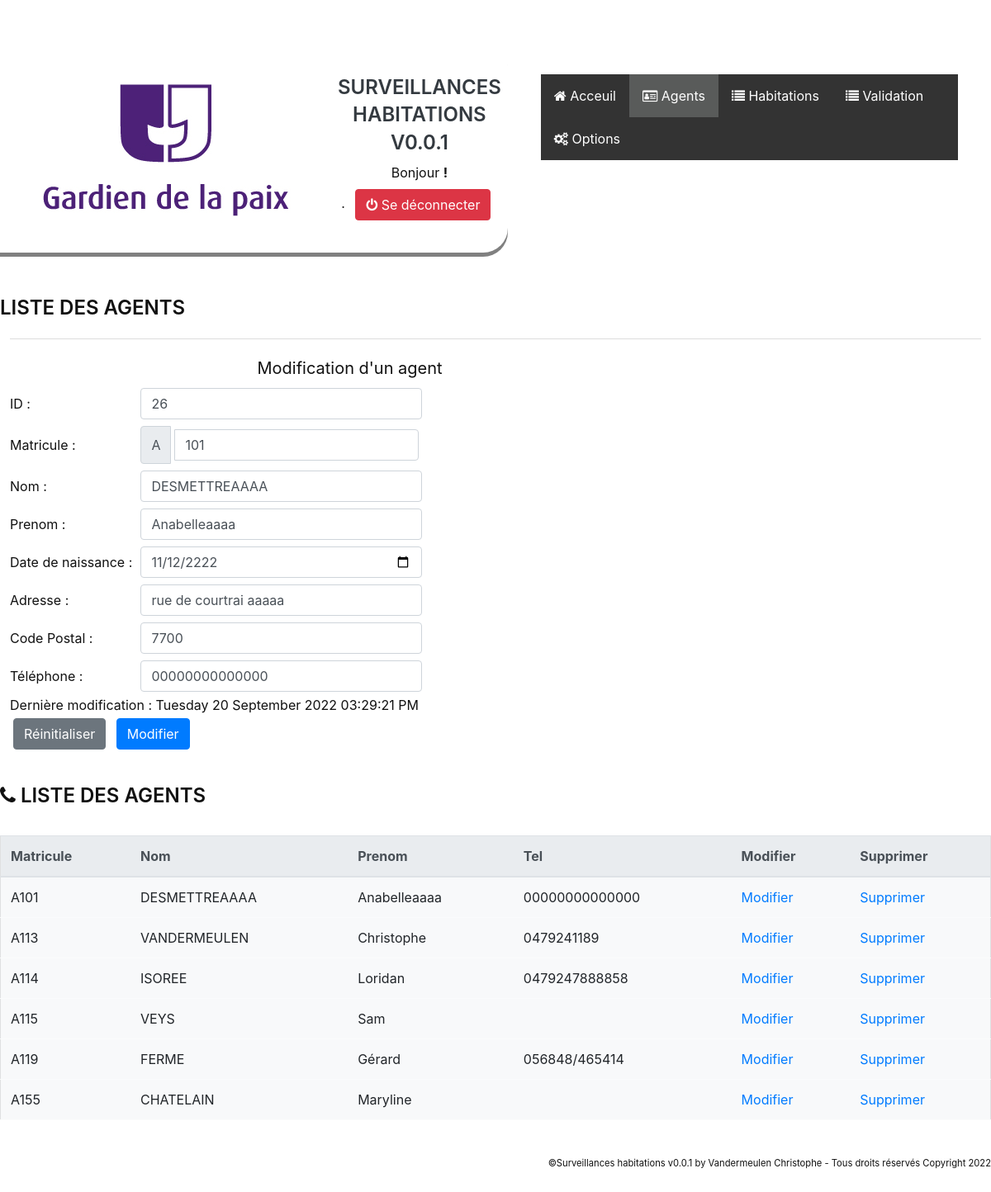
/agents.php?id=26, run on the app's committed database.
### tables this page shows
CREATE TABLE `agents` (
  `id` int NOT NULL AUTO_INCREMENT,
  `nom` varchar(45) DEFAULT NULL,
  `prenom` varchar(45) DEFAULT NULL,
  `datedenaissance` date DEFAULT NULL,
  `matricule` varchar(45) DEFAULT NULL,
  `adresse` varchar(45) DEFAULT NULL,
  `cp` varchar(45) DEFAULT NULL,
  `tel` varchar(45) DEFAULT NULL,
  `dateupdate` varchar(45) DEFAULT NULL,
  PRIMARY KEY (`id`)
);

### agents.php (the view, shortened to what this page needs)
<?php
require_once('menu.php');
$position = ($_GET['id']) ?? null;
if (isset($position)) {
    $agents = $db->query('select*from agents where id=' . $position . '') or die(print_r($db->errorInfo()));
    while ($donnees = $agents->fetch()) {
        $infoagent = $donnees;
    }
}
?>
<!DOCTYPE html>
<html lang="en">
<head>
</head>
<body>
    <form action="sauvegarde.php" method="POST" enctype="multipart/form-data">
    <h1>Liste des agents </h1>
        <fieldset>
            <?php if ($position === null) : ?>
                <legend>Ajouter un agent</legend>
            <?php else : ?>
                <legend>Modification d'un agent</legend>
            <?php endif ?>
            <table>
            <div class="m-1">
                <tr>
                    <td>
                        ID :
                    </td>
                    <td><input type="text" class="form-control m-1" name="id" value="<?= $infoagent['id'] ?? '' ?>"></td>
                </tr>
                <tr>
                    <td>Matricule : </td>
                    <td><div class="input-group m-1"><span class="input-group-text" id="basic-addon1">A</span>
                    <input type="number" class="form-control m-1" maxlength="50" name="matricule" required autofocus placeholder="Obligatoire" value="<?= $infoagent['matricule'] ?? '' ?>"></div></td>
                </tr>
                <tr>
                    <td>Nom : </td>
                    <td><input type="text" class="form-control m-1" onkeyup="this.value = this.value.toUpperCase();" maxlength="50" name="lastname" required placeholder="Obligatoire" value="<?= $infoagent['nom'] ?? '' ?>"></td>
                </tr>
                <tr>
                    <td>Prenom : </td>
                    <td><input type="text" class="form-control m-1" onkeyup="this.charAt(0).toUpperCase() + this.slice(1)" maxlength="50" name="firstname" required placeholder="Obligatoire" value="<?= $infoagent['prenom'] ?? '' ?>"></td>
                </tr>
                <tr>
                    <td>Date de naissance : </td>
                    <td><input type="date" class="form-control m-1" maxlength="50" name="date" value="<?= $infoagent['datedenaissance'] ?? '' ?>"></td>
                </tr>
                <tr>
                    <td>Adresse : </td>
                    <td><input type="text" class="form-control m-1" maxlength="50" name="adresse" placeholder="Adresse" value="<?= $infoagent['adresse'] ?? '' ?>"></td>
                </tr>
                <tr>
                    <td>Code Postal : </td>
                    <td><input type="text" class="form-control m-1" maxlength="50" name="cp" placeholder="Code Postal" value="<?= $infoagent['cp'] ?? '' ?>"></td>
                </tr>
                <tr>
                    <td>Téléphone : </td>
                    <td><input type="text" class="form-control m-1" maxlength="50" name="tel" placeholder="Téléphone" value="<?= $infoagent['tel'] ?? '' ?>"></td>
                </tr>
                <tr>
                    <td colspan="2" m-1>
                        <?php if (isset($position)) echo 'Dernière modification : ' .  $infoagent['dateupdate'] ?? ''; ?>
                    </td>
                </tr>
                <table>
                    <tr>
                        <td>
                            <input type="reset" name="bInit" value="Réinitialiser" class="btn btn-secondary m-1" />
                        </td>
                        <td>
                            &nbsp;<input type="submit" name="bAjoutAgent" value="<?= $position ? "Modifier" : "Ajouter" ?>" class="btn btn-primary m-1">
                        </td>
                    </tr>
                </table>
        </fieldset>
    </form>
    <?php
    echo '<div class="right_Side">';
    echo '<h1><i class="fa fa-phone" aria-hidden="true"></i> Liste des agents </h1><br>';
    echo '<table border="1" class="table table-light">';
    echo '<thead class="thead-light">
                                <tr>
                                <th>Matricule</th>
                                <th>Nom</th>
                                <th>Prenom</th>
                                <th>Tel</th>
                                <th>Modifier</th>
                                <th>Supprimer</th>
                                    </tr>
                                </thead>';
    $agents = $db->query('select*from agents order by matricule asc') or die(print_r($db->errorInfo()));
    while ($Infos = $agents->fetch()) {
        echo '<tr>';
        echo '<td>A' . $Infos['matricule'] . '</td>';
        echo '<td>' . $Infos['nom'] . '</td>';
        echo '<td>' . $Infos['prenom'] . '</td>';
        echo '<td>' . $Infos['tel'] . '</td>';
        echo '<td><a href="agents.php?id=' . $Infos['id'] . '">Modifier</a></td>';
        echo '<td><a onclick="return confirm(\'Voulez-vous vraiment supprimer cet élement ?\')" href="agents.php?delagent=' . $Infos['id'] . ' " >Supprimer</a></td></tr>';
    }
    echo '</table><br><br><br>';
    ?>
</body>
</html>

### css/style.css (style rules this page uses)
* { margin: 0; padding: 0; box-sizing: border-box; }
body { color: #111; }
h1 { font-size: 1.5em; margin-top: 20px; text-transform: uppercase; font-weight: 600; line-height: 1.4em; color: #111; }
fieldset { display: block; margin: 20px 1%; margin-bottom: 20px; padding: 0 auto; padding: 15px 0; border: 0; border-top: 1px solid #DDD; width: 98%; }
body { display: absolute; vertical-align: middle; }
legend { display: table; min-width: 0px; max-width: 70%; position: relative; margin: auto; padding: 5px 20px; color: #111; font-size: 20px; text-align: center; }

### data on the page
agents: id "26", matricule "101", lastname "DESMETTREAAAA", firstname "Anabelleaaaa", date "11/12/2222", adresse "rue de courtrai aaaaa", cp "7700", tel "00000000000000", dateupdate "Dernière modification : Tuesday 20 September 2022 03:29:21 PM", nom "DESMETTREAAAA", prenom "Anabelleaaaa"
agents: matricule "113", nom "VANDERMEULEN", prenom "Christophe", tel "0479241189"
agents: matricule "114", nom "ISOREE", prenom "Loridan", tel "0479247888858"
agents: matricule "115", nom "VEYS", prenom "Sam"
agents: matricule "119", nom "FERME", prenom "Gérard", tel "056848/465414"
agents: matricule "155", nom "CHATELAIN", prenom "Maryline"

### other printed values
$version "0.0.1"
$titre "Acceuil Agents Habitations Validation Options"
